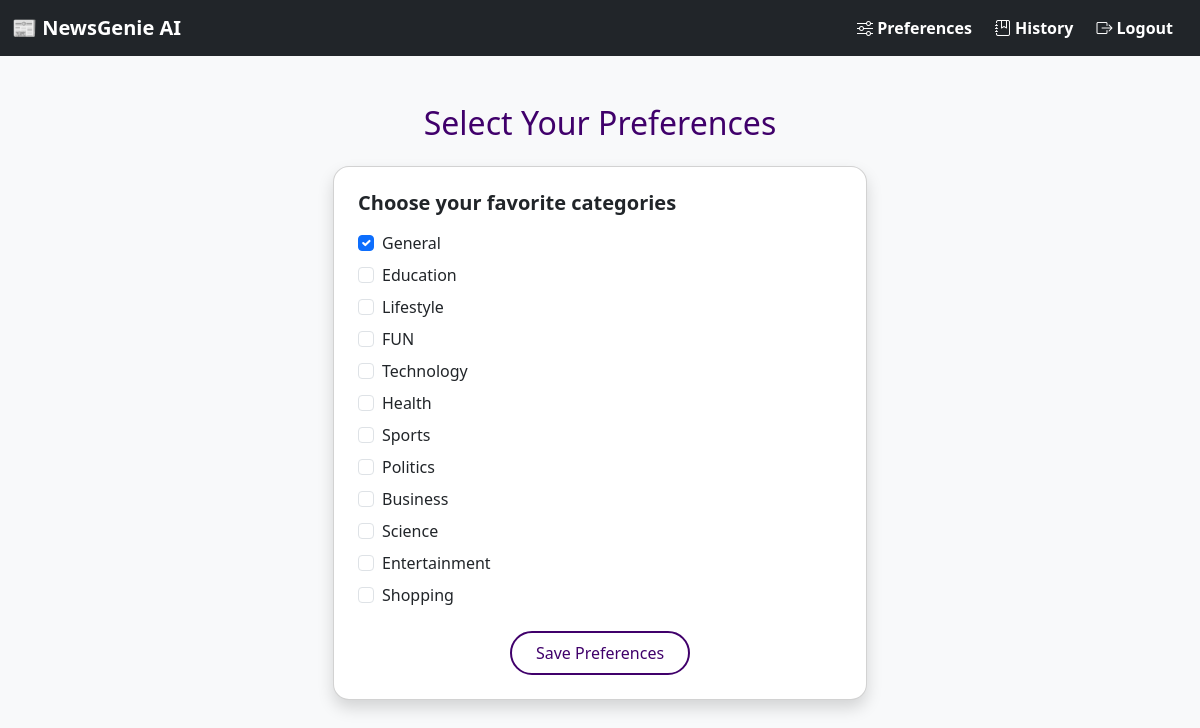
The page /preferences/ (signed in) on the database its author committed.
### news/models.py (models this page shows)
class Category(models.Model):
    name = models.CharField(max_length=100)
    description = models.TextField(blank=True)
    def __str__(self):
        return self.name
    class Meta:
        verbose_name_plural = "Categories"

### news/views.py (the view)
# urls.py: path('preferences/', views.select_preferences, name='preferences'),
@login_required
def select_preferences(request):
    preference, _ = UserPreference.objects.get_or_create(user=request.user)
    if request.method == 'POST':
        form = PreferenceForm(request.POST, instance=preference)
        if form.is_valid():
            form.save()
            return redirect('personalized_feed')
    else:
        form = PreferenceForm(instance=preference)
    return render(request, 'news/preferences.html', {'form': form})

### news/forms.py
class PreferenceForm(forms.ModelForm):
    class Meta:
        model = UserPreference
        fields = ['categories']
        widgets = {
            'categories': forms.CheckboxSelectMultiple(attrs={'class': 'form-check-input'})
        }
        labels = {
            'categories': 'Choose your favorite categories'
        }

### templates/news/preferences.html (shortened to what this page needs)
{% extends 'base.html' %}
{% block content %}
<div class="container mt-5">
    <h2 class="mb-4 text-center" style="color: #40006b;">Select Your Preferences</h2>
    <div class="row justify-content-center">
        <div class="col-md-6">
            <div class="card shadow p-4 rounded-4">
                <form method="post">
                    <h5 class="mb-3"><strong>{{ form.categories.label }}</strong></h5>
                    {% for checkbox in form.categories %}
                        <div class="form-check mb-2">
                            {{ checkbox.tag }} {{ checkbox.choice_label }}
                        </div>
                    {% endfor %}
                    <div class="text-center mt-4">
    <button type="submit" class="btn save-btn px-4 py-2">
        Save Preferences
    </button>
</div>
                </form>
            </div>
        </div>
    </div>
</div>
{% endblock %}

### static/css/style.css (style rules this page uses)
body { font-family: 'Segoe UI', sans-serif; background: #f3f0ff; margin: 0; padding: 0; }
h2 { color: #2e0854; }
button { background-color: #6a0dad; color: white; border: none; padding: 10px 18px; cursor: pointer; border-radius: 5px; }
.card { border-radius: 15px; transition: transform 0.2s ease; }

### templates/news/preferences.html (style rules this page uses)
.save-btn { border: 2px solid #40006b; color: #40006b; background-color: white; border-radius: 50px; transition: all 0.3s ease; font-weight: 500; }

### rows shown on the page
Category: choice_label "General"
Category: choice_label "Education"
Category: choice_label "Lifestyle"
Category: choice_label "FUN"
Category: choice_label "Technology"
Category: choice_label "Health"
Category: choice_label "Sports"
Category: choice_label "Politics"
Category: choice_label "Business"
Category: choice_label "Science"
Category: choice_label "Entertainment"
Category: choice_label "Shopping"
